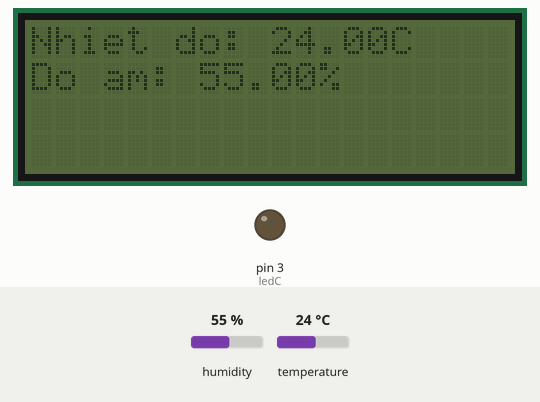
Simulated run of this sketch. Board: Arduino Uno, built with avr-gcc and run on an emulated ATmega328P. On the bench: 20×4 character LCD, output pins drawn as LEDs (lit = HIGH). The inputs (shaded band) are chosen by the test bench; at power-on: humidity 55 %, temperature 24 °C.

Above: at 2.2 s.
2.3 s: humidity set to 22 %
At 3.6 s:
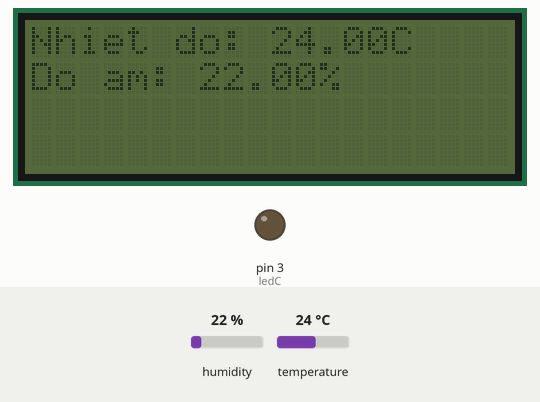
5.0 s: temperature set to 12 °C
At 5.8 s:
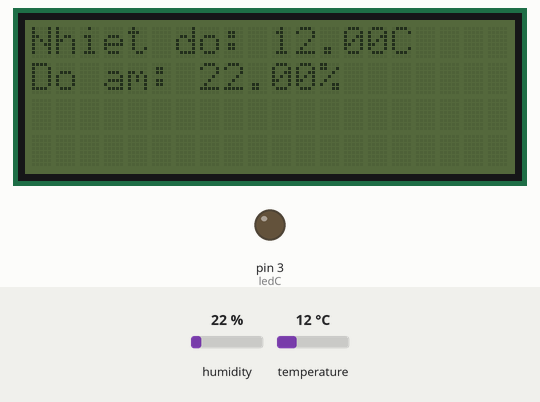
7.7 s: humidity set to 40 %
At 10.1 s:
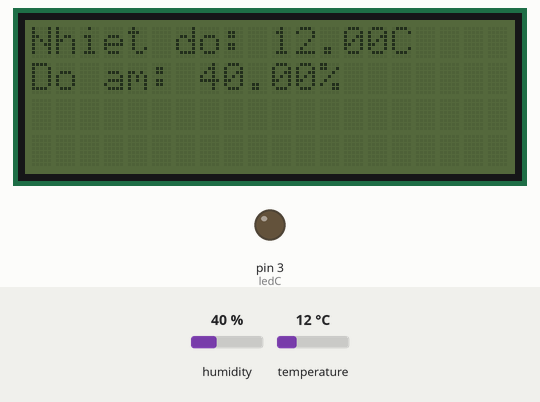
10.8 s: temperature set to 19 °C
Timing chart, 0 to 13.8 s (numbered marks = the images above; inputs shaded):
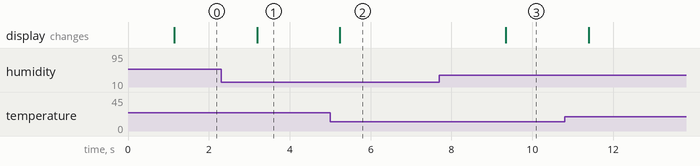

Measured:
- after the input at 2.3 s, the display: changes after 0.89 s (image 1)
- after the input at 5.0 s, the display: changes after 0.24 s (image 2)
- after the input at 7.7 s, the display: changes after 1.6 s (image 3)

The sketch:

Cau2__a_b_c.ino
```cpp
#include <Wire.h>
#include <LiquidCrystal_I2C.h>

LiquidCrystal_I2C lcd(0x27,20,4);

#include "DHT.h"
#define DHTPIN 2
#define DHTTYPE DHT11
DHT dht(DHTPIN, DHTTYPE);

#define ledC 3

unsigned long time_cur = 0;
unsigned long time_last = 0;
unsigned long time_ledC = 2000;

void setup() {
  lcd.init();
  lcd.setCursor(0, 0);
  lcd.print("21022008");
  lcd.setCursor(0, 1);
  lcd.print("Nguyen Huu Tho");
  // delay(15000);
  delay(1000);
  lcd.clear();
  dht.begin();

  pinMode(ledC, OUTPUT);
}

void loop() {
  float h = dht.readHumidity();
  float t = dht.readTemperature();
  lcd.setCursor(0, 0);
  lcd.print("Nhiet do: "); lcd.print(t); lcd.print("C");
  lcd.setCursor(0, 1);
  lcd.print("Do am: "); lcd.print(h); lcd.print("%");

  if(t  > 30){
      time_cur = millis();
      if(time_cur - time_last >= time_ledC){
        digitalWrite(ledC, !digitalRead(ledC));
        time_last = time_cur;
      }{
        digitalWrite(ledC, LOW);
      }
  }
}
```
